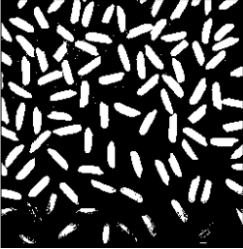
#> input picture q1_count_objs/image01.png, 243 x 249 px
$ python count_objs.py
#> lines starting #> are read from the running program, lines starting #| are printed output that depends on the picture; after the words box and inside, x2 and y2 are one past the last pixel; in counts of white or black regions, pixels touching at a corner belong together
"""
Autor: Polycarpo Neto
Data: 17 de Maio de 2024
Descrição: Este script carrega uma imagem e realiza um "count" de estruturas na imagem.
"""

import cv2
import numpy as np
import matplotlib.pyplot as plt

# Carrega a imagem do caminho especificado em escala de cinza
img_path = 'image01.png'
img = cv2.imread(img_path, cv2.IMREAD_GRAYSCALE)
#> img is the input picture: shape (249, 243); min 0, max 255, mean 64.9

# Aplica uma binarização na imagem original
_, thresh = cv2.threshold(img, 128, 255, cv2.THRESH_BINARY)
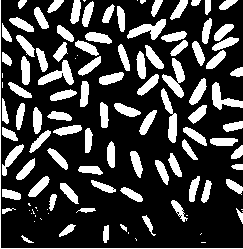
#> thresh: shape (249, 243); 25.3% white; 115 white regions (25 under 20 px)

# Encontra os contornos na imagem original
contours, _ = cv2.findContours(thresh, cv2.RETR_EXTERNAL, cv2.CHAIN_APPROX_SIMPLE)
#> contours = 115 contours, 27 with area under 20; largest, box (x1, y1, x2, y2) and area: (162, 58, 185, 98) 352, (38, 60, 74, 85) 324, (127, 19, 166, 40) 324, (161, 88, 177, 143) 314, (212, 82, 243, 110) 302

# Imagem melhorada aplicando equalização de histograma
img_enhanced = cv2.equalizeHist(img)
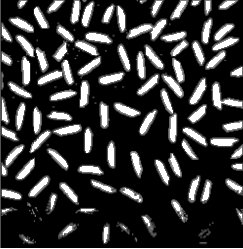
#> img_enhanced: shape (249, 243); min 0, max 255, mean 54.8

# Aplica uma binarização na imagem melhorada
_, thresh_enhanced = cv2.threshold(img_enhanced, 128, 255, cv2.THRESH_BINARY)
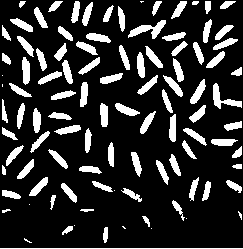
#> thresh_enhanced: shape (249, 243); 18.3% white; 102 white regions (11 under 20 px)

# Encontra os contornos na imagem melhorada
contours_enhanced, _ = cv2.findContours(thresh_enhanced, cv2.RETR_EXTERNAL, cv2.CHAIN_APPROX_SIMPLE)
#> contours_enhanced = 102 contours, 15 with area under 20; largest, box (x1, y1, x2, y2) and area: (128, 20, 166, 39) 239, (213, 83, 242, 109) 210, (22, 57, 30, 85) 149, (190, 79, 206, 104) 148, (115, 103, 140, 116) 137

# Conta o número de contornos encontrados nas duas imagens
object_count = len(contours)
#> object_count = 115
object_count_enhanced = len(contours_enhanced)
#> object_count_enhanced = 102

# Converte as imagens de escala de cinza para BGR para permitir desenhar contornos coloridos
img_colored = cv2.cvtColor(img, cv2.COLOR_GRAY2BGR)
img_enhanced_colored = cv2.cvtColor(img_enhanced, cv2.COLOR_GRAY2BGR)

# Itera sobre cada contorno encontrado, desenha-o e numera na imagem original
for i, contour in enumerate(contours):
    cv2.drawContours(img_colored, [contour], -1, (0, 255, 0), 2)
    M = cv2.moments(contour)
    if M['m00'] != 0:
        cx = int(M['m10'] / M['m00'])
        cy = int(M['m01'] / M['m00'])
        cv2.putText(img_colored, str(i+1), (cx, cy), cv2.FONT_HERSHEY_SIMPLEX, 0.5, (255, 0, 0), 2)
#> this loop made 115 passes
#> (contour, cx, cy) on pass 25: ([[35, 207], [36, 208], [36, 207]], 35, 207)
#> (cx, cy) on passes 3, 6, 7, 8, 12, 21: (25, 239), (105, 233), (123, 227), (67, 229), (147, 223), (33, 212)
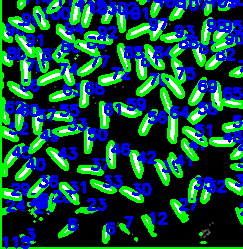
#> img_colored: shape (249, 243, 3); mean B, G, R 66.4, 76.5, 15.8

# Itera sobre cada contorno encontrado, desenha-o e numera na imagem melhorada
for i, contour in enumerate(contours_enhanced):
    cv2.drawContours(img_enhanced_colored, [contour], -1, (0, 255, 0), 2)
    M = cv2.moments(contour)
    if M['m00'] != 0:
        cx = int(M['m10'] / M['m00'])
        cy = int(M['m01'] / M['m00'])
        cv2.putText(img_enhanced_colored, str(i+1), (cx, cy), cv2.FONT_HERSHEY_SIMPLEX, 0.5, (255, 0, 0), 2)
#> this loop made 102 passes
#> (contour, cx, cy) on pass 5: ([[122, 226], [124, 228], [125, 228], [123, 226]], 123, 227)
#> (cx, cy) on passes 2, 4, 6, 9, 10, 11: (26, 240), (105, 234), (67, 229), (146, 220), (239, 214), (86, 209)
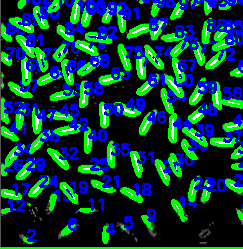
#> img_enhanced_colored: shape (249, 243, 3); mean B, G, R 58.5, 61.6, 9.9

# Plota as três imagens lado a lado
plt.figure(figsize=(15, 5))

# Plota a imagem original em escala de cinza
plt.subplot(1, 3, 1)
plt.imshow(img, cmap='gray')
plt.title('Imagem Original')
plt.axis('off')

# Plota a imagem com objetos numerados na imagem original
plt.subplot(1, 3, 2)
plt.imshow(cv2.cvtColor(img_colored, cv2.COLOR_BGR2RGB))
plt.title('Original com Objetos Numerados')
plt.axis('off')

# Exibe a figura com as três imagens
plt.show()
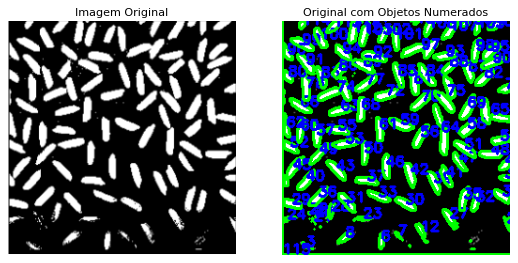
#> figure drawn by matplotlib, 2 panels

# Imprime o número de objetos detectados
print("Número de objetos na imagem original:", object_count)
#| Número de objetos na imagem original: 115
#print("Número de objetos na imagem melhorada:", object_count_enhanced)
